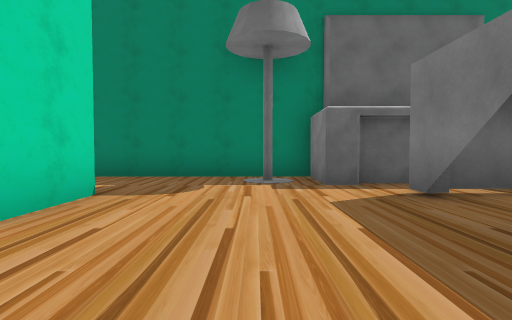
View 1 (above)

16 first-person views from a walk through a scene from a Unity 3-D project. The camera is 1.2 m above the floor, tilts 2° down and sees 80° across. The floor is counted in squares, 2 m on a side. Each view is taken from the middle of a square. On the plan, view 1 faces up. The plan holds only what a view shows up to about 9 squares ahead; the rest is blank. The place goes on beyond the plan. Some surface patterns are stand-ins.

View 2
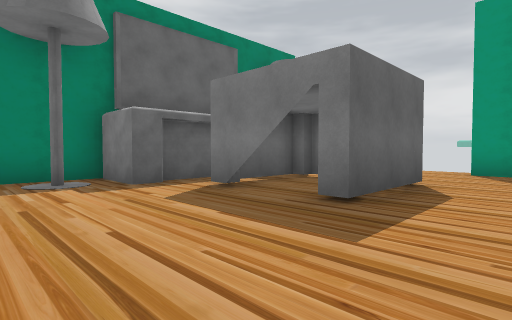

View 3
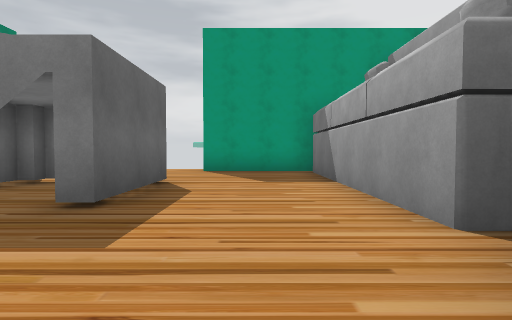

View 4
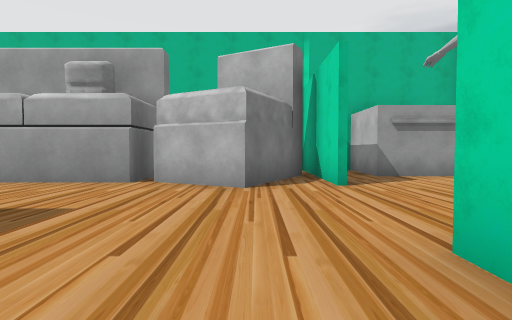

View 5
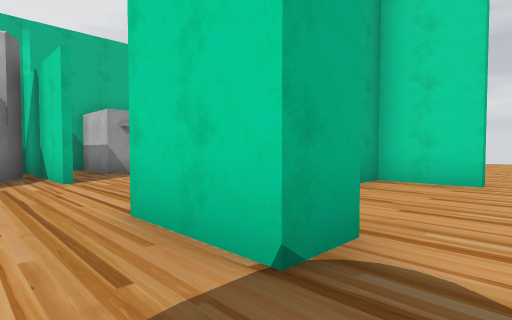

View 6
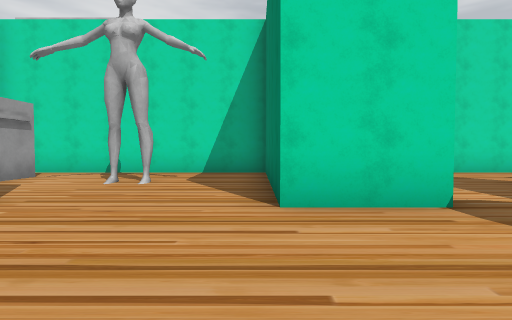

View 7
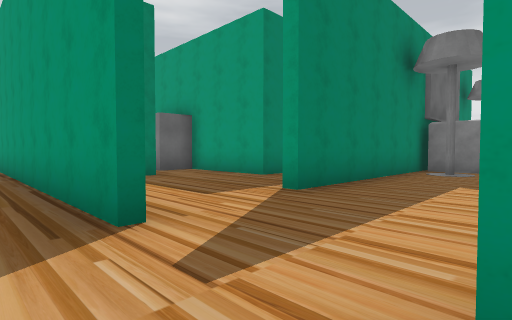

View 8
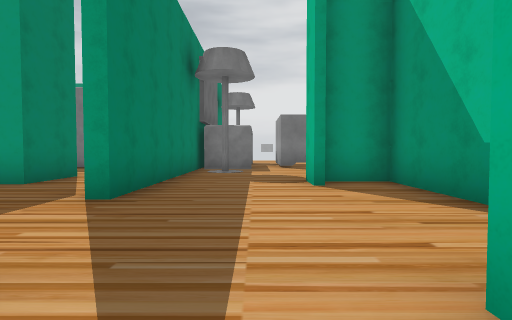

View 9
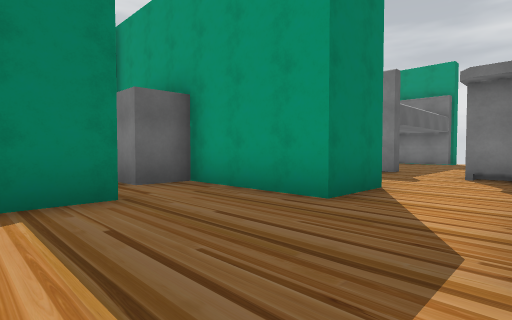

View 10
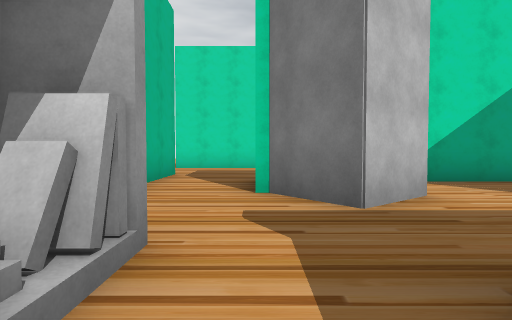

View 11
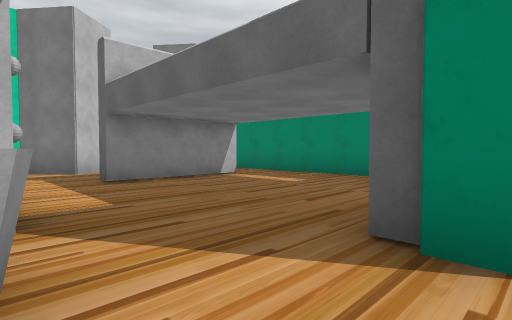

View 12
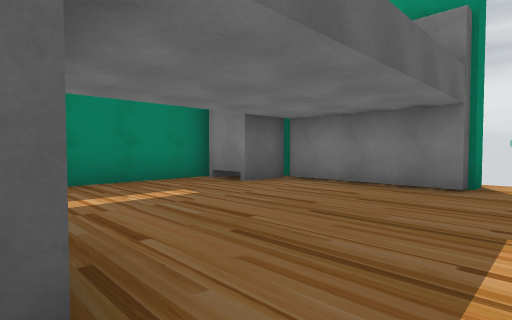

View 13
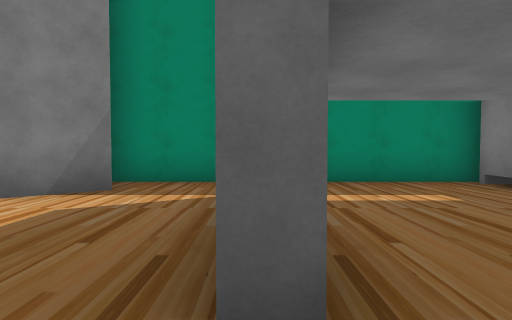

View 14
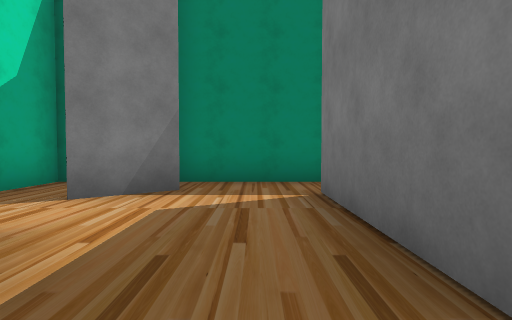

View 15
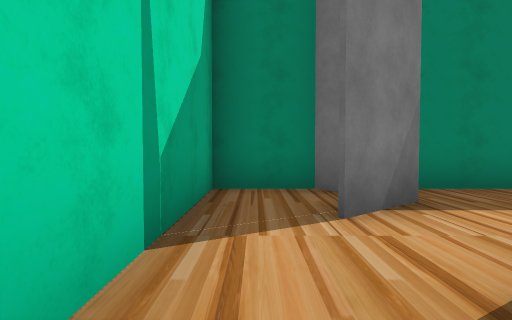

View 16
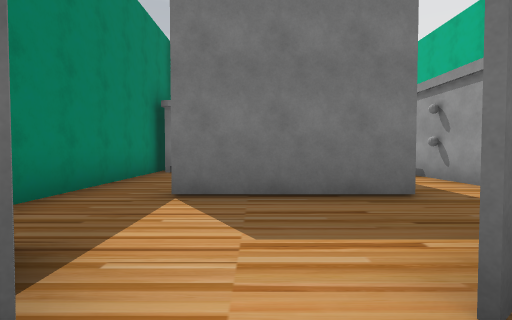

### Floor plan
Key: @ floor where view 1 was taken; # wall or solid block; . floor; L lamp.
Columns run from 9 left of view 1 to 8 right of it. Each row starts with its distance up from view 1.
 15       ###########
 14   #   #.#......###
 13   #  ##.#..#...###
 12   # ###....#....#
 11   ###.#.##.#....#
 10   #...#.##.#....##
  9  .#...###.........
  8  .#.......#######.
  7  .#..#######
  6  ........L##
  5  .........###
  4 ..#....#...####
  3   #....#...####
  2   ######...####..
  1   #.............#
  0   #.#....@......#
 -1   #...####......#
 -2   #... ##########
 -3   #.####
 -4   #  #
 -5      #

Positions as (right, up) in squares from view 1, and headings:
1: (0, 0), facing up
2: (-1, 0), facing up-right
3: (-1, 0), facing right
4: (-1, 4), facing down
5: (-1, 5), facing down-left
6: (1, 2), facing left
7: (-8, 4), facing up-right
8: (-8, 5), facing right
9: (-6, 7), facing up-right
10: (3, 9), facing left
11: (8, 8), facing up-left
12: (2, 9), facing up-right
13: (2, 9), facing up
14: (1, 9), facing up
15: (-2, 10), facing up
16: (-2, 12), facing right
